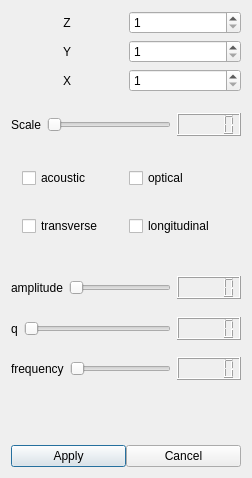
<?xml version="1.0" encoding="UTF-8"?>
<ui version="4.0">
 <class>DialogSizeScatter</class>
 <widget class="QDialog" name="DialogSizeScatter">
  <property name="geometry">
   <rect>
    <x>0</x>
    <y>0</y>
    <width>252</width>
    <height>478</height>
   </rect>
  </property>
  <property name="sizePolicy">
   <sizepolicy hsizetype="Minimum" vsizetype="Minimum">
    <horstretch>0</horstretch>
    <verstretch>0</verstretch>
   </sizepolicy>
  </property>
  <property name="windowTitle">
   <string>Settings</string>
  </property>
  <property name="sizeGripEnabled">
   <bool>false</bool>
  </property>
  <layout class="QGridLayout" name="gridLayout_2">
   <item row="0" column="0">
    <layout class="QFormLayout" name="formLayout">
     <property name="fieldGrowthPolicy">
      <enum>QFormLayout::AllNonFixedFieldsGrow</enum>
     </property>
     <property name="horizontalSpacing">
      <number>0</number>
     </property>
     <property name="verticalSpacing">
      <number>0</number>
     </property>
     <property name="topMargin">
      <number>0</number>
     </property>
     <item row="0" column="1">
      <layout class="QVBoxLayout" name="verticalLayout">
       <property name="sizeConstraint">
        <enum>QLayout::SetDefaultConstraint</enum>
       </property>
       <item>
        <layout class="QGridLayout" name="gridLayout">
         <item row="2" column="1">
          <widget class="QSpinBox" name="xSpinBox">
           <property name="minimum">
            <number>1</number>
           </property>
          </widget>
         </item>
         <item row="1" column="1">
          <widget class="QSpinBox" name="ySpinBox">
           <property name="minimum">
            <number>1</number>
           </property>
          </widget>
         </item>
         <item row="0" column="1">
          <widget class="QSpinBox" name="zSpinBox">
           <property name="wrapping">
            <bool>false</bool>
           </property>
           <property name="minimum">
            <number>1</number>
           </property>
          </widget>
         </item>
         <item row="2" column="0">
          <widget class="QLabel" name="label_2">
           <property name="text">
            <string>X</string>
           </property>
           <property name="alignment">
            <set>Qt::AlignCenter</set>
           </property>
          </widget>
         </item>
         <item row="1" column="0">
          <widget class="QLabel" name="label_3">
           <property name="text">
            <string>Y</string>
           </property>
           <property name="alignment">
            <set>Qt::AlignCenter</set>
           </property>
          </widget>
         </item>
         <item row="0" column="0">
          <widget class="QLabel" name="label">
           <property name="text">
            <string>Z</string>
           </property>
           <property name="alignment">
            <set>Qt::AlignCenter</set>
           </property>
          </widget>
         </item>
        </layout>
       </item>
       <item>
        <spacer name="verticalSpacer">
         <property name="orientation">
          <enum>Qt::Vertical</enum>
         </property>
         <property name="sizeHint" stdset="0">
          <size>
           <width>20</width>
           <height>15</height>
          </size>
         </property>
        </spacer>
       </item>
       <item>
        <layout class="QHBoxLayout" name="horizontalLayout">
         <item>
          <widget class="QLabel" name="label_4">
           <property name="text">
            <string>Scale</string>
           </property>
          </widget>
         </item>
         <item>
          <widget class="QSlider" name="rangeSlider">
           <property name="minimum">
            <number>3</number>
           </property>
           <property name="maximum">
            <number>80</number>
           </property>
           <property name="orientation">
            <enum>Qt::Horizontal</enum>
           </property>
          </widget>
         </item>
         <item>
          <widget class="QLCDNumber" name="rangeNumber"/>
         </item>
        </layout>
       </item>
       <item>
        <spacer name="verticalSpacer_3">
         <property name="orientation">
          <enum>Qt::Vertical</enum>
         </property>
         <property name="sizeHint" stdset="0">
          <size>
           <width>20</width>
           <height>15</height>
          </size>
         </property>
        </spacer>
       </item>
       <item>
        <layout class="QHBoxLayout" name="horizontalLayout_2">
         <property name="leftMargin">
          <number>11</number>
         </property>
         <property name="topMargin">
          <number>11</number>
         </property>
         <property name="rightMargin">
          <number>11</number>
         </property>
         <property name="bottomMargin">
          <number>11</number>
         </property>
         <item>
          <widget class="QCheckBox" name="acoustic">
           <property name="text">
            <string>acoustic</string>
           </property>
          </widget>
         </item>
         <item>
          <widget class="QCheckBox" name="optical">
           <property name="text">
            <string>optical</string>
           </property>
          </widget>
         </item>
        </layout>
       </item>
       <item>
        <layout class="QHBoxLayout" name="horizontalLayout_3">
         <property name="leftMargin">
          <number>11</number>
         </property>
         <property name="topMargin">
          <number>11</number>
         </property>
         <property name="rightMargin">
          <number>11</number>
         </property>
         <property name="bottomMargin">
          <number>11</number>
         </property>
         <item>
          <widget class="QCheckBox" name="transverse">
           <property name="text">
            <string>transverse</string>
           </property>
          </widget>
         </item>
         <item>
          <widget class="QCheckBox" name="longitudinal">
           <property name="text">
            <string>longitudinal</string>
           </property>
          </widget>
         </item>
        </layout>
       </item>
       <item>
        <spacer name="verticalSpacer_2">
         <property name="orientation">
          <enum>Qt::Vertical</enum>
         </property>
         <property name="sizeHint" stdset="0">
          <size>
           <width>20</width>
           <height>14</height>
          </size>
         </property>
        </spacer>
       </item>
       <item>
        <layout class="QHBoxLayout" name="horizontalLayout_4">
         <property name="topMargin">
          <number>9</number>
         </property>
         <item>
          <widget class="QLabel" name="amplitude">
           <property name="text">
            <string>amplitude</string>
           </property>
          </widget>
         </item>
         <item>
          <widget class="QSlider" name="amplitudeSlider">
           <property name="maximum">
            <number>40</number>
           </property>
           <property name="orientation">
            <enum>Qt::Horizontal</enum>
           </property>
          </widget>
         </item>
         <item>
          <widget class="QLCDNumber" name="amplitudeNumber"/>
         </item>
        </layout>
       </item>
       <item>
        <layout class="QHBoxLayout" name="horizontalLayout_5">
         <property name="topMargin">
          <number>12</number>
         </property>
         <item>
          <widget class="QLabel" name="qLabel">
           <property name="text">
            <string>q</string>
           </property>
          </widget>
         </item>
         <item>
          <widget class="QSlider" name="qSlider">
           <property name="orientation">
            <enum>Qt::Horizontal</enum>
           </property>
          </widget>
         </item>
         <item>
          <widget class="QLCDNumber" name="qNumber"/>
         </item>
        </layout>
       </item>
       <item>
        <layout class="QHBoxLayout" name="horizontalLayout_6">
         <property name="topMargin">
          <number>11</number>
         </property>
         <item>
          <widget class="QLabel" name="label_5">
           <property name="text">
            <string>frequency</string>
           </property>
          </widget>
         </item>
         <item>
          <widget class="QSlider" name="freqSlider">
           <property name="singleStep">
            <number>1</number>
           </property>
           <property name="orientation">
            <enum>Qt::Horizontal</enum>
           </property>
          </widget>
         </item>
         <item>
          <widget class="QLCDNumber" name="freqNumber"/>
         </item>
        </layout>
       </item>
      </layout>
     </item>
     <item row="1" column="1">
      <spacer name="verticalSpacer_4">
       <property name="orientation">
        <enum>Qt::Vertical</enum>
       </property>
       <property name="sizeHint" stdset="0">
        <size>
         <width>20</width>
         <height>15</height>
        </size>
       </property>
      </spacer>
     </item>
     <item row="2" column="1">
      <layout class="QHBoxLayout" name="horizontalLayout_7">
       <property name="spacing">
        <number>0</number>
       </property>
       <property name="topMargin">
        <number>6</number>
       </property>
       <item>
        <widget class="QPushButton" name="applyButton">
         <property name="sizePolicy">
          <sizepolicy hsizetype="Expanding" vsizetype="Fixed">
           <horstretch>0</horstretch>
           <verstretch>0</verstretch>
          </sizepolicy>
         </property>
         <property name="text">
          <string>Apply</string>
         </property>
        </widget>
       </item>
       <item>
        <widget class="QPushButton" name="cancelButton">
         <property name="sizePolicy">
          <sizepolicy hsizetype="Expanding" vsizetype="Fixed">
           <horstretch>0</horstretch>
           <verstretch>0</verstretch>
          </sizepolicy>
         </property>
         <property name="text">
          <string>Cancel</string>
         </property>
        </widget>
       </item>
      </layout>
     </item>
    </layout>
   </item>
  </layout>
 </widget>
 <layoutdefault spacing="6" margin="11"/>
 <resources/>
 <connections>
  <connection>
   <sender>rangeSlider</sender>
   <signal>valueChanged(int)</signal>
   <receiver>rangeNumber</receiver>
   <slot>display(int)</slot>
   <hints>
    <hint type="sourcelabel">
     <x>164</x>
     <y>165</y>
    </hint>
    <hint type="destinationlabel">
     <x>357</x>
     <y>166</y>
    </hint>
   </hints>
  </connection>
 </connections>
</ui>
